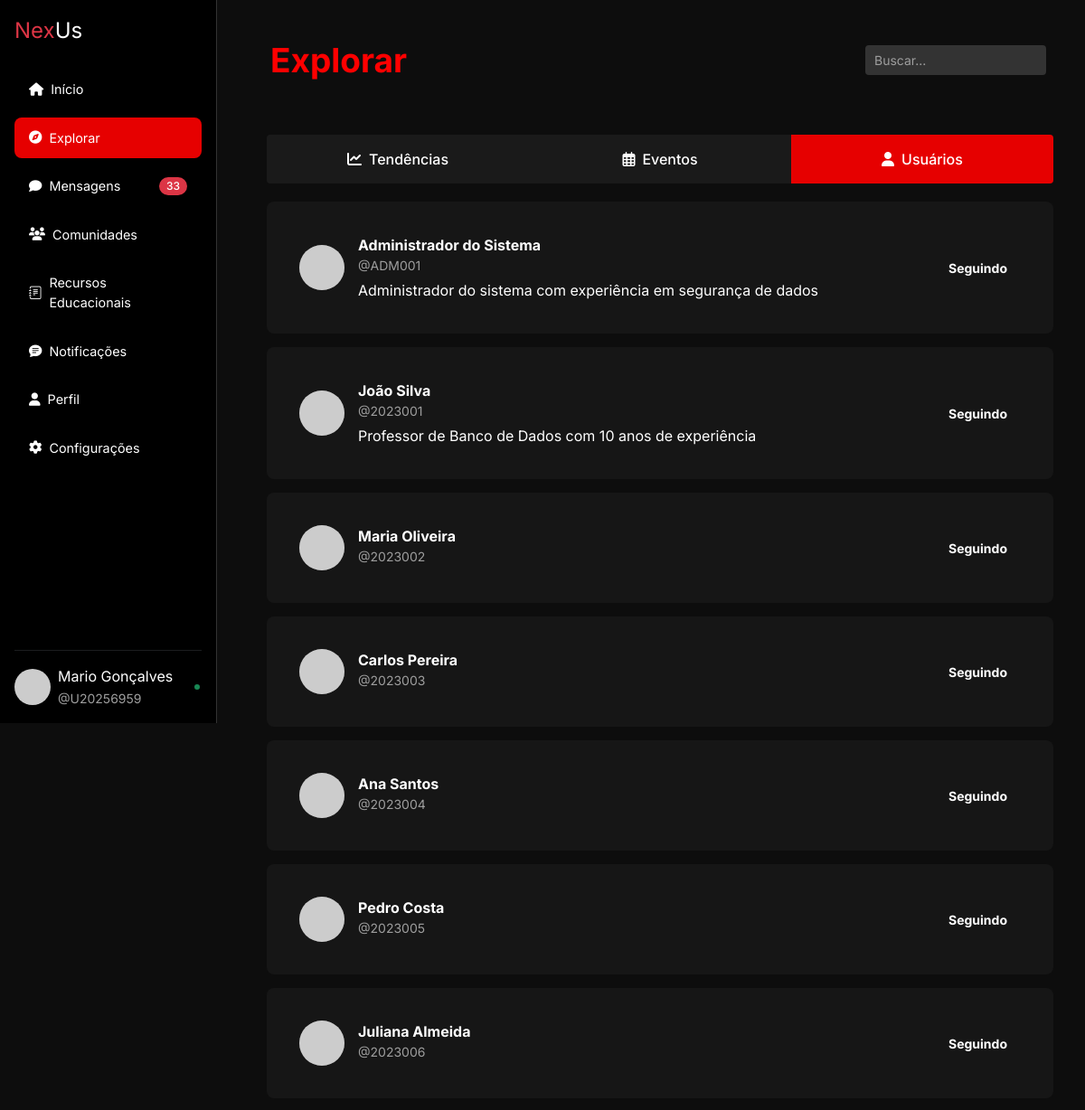
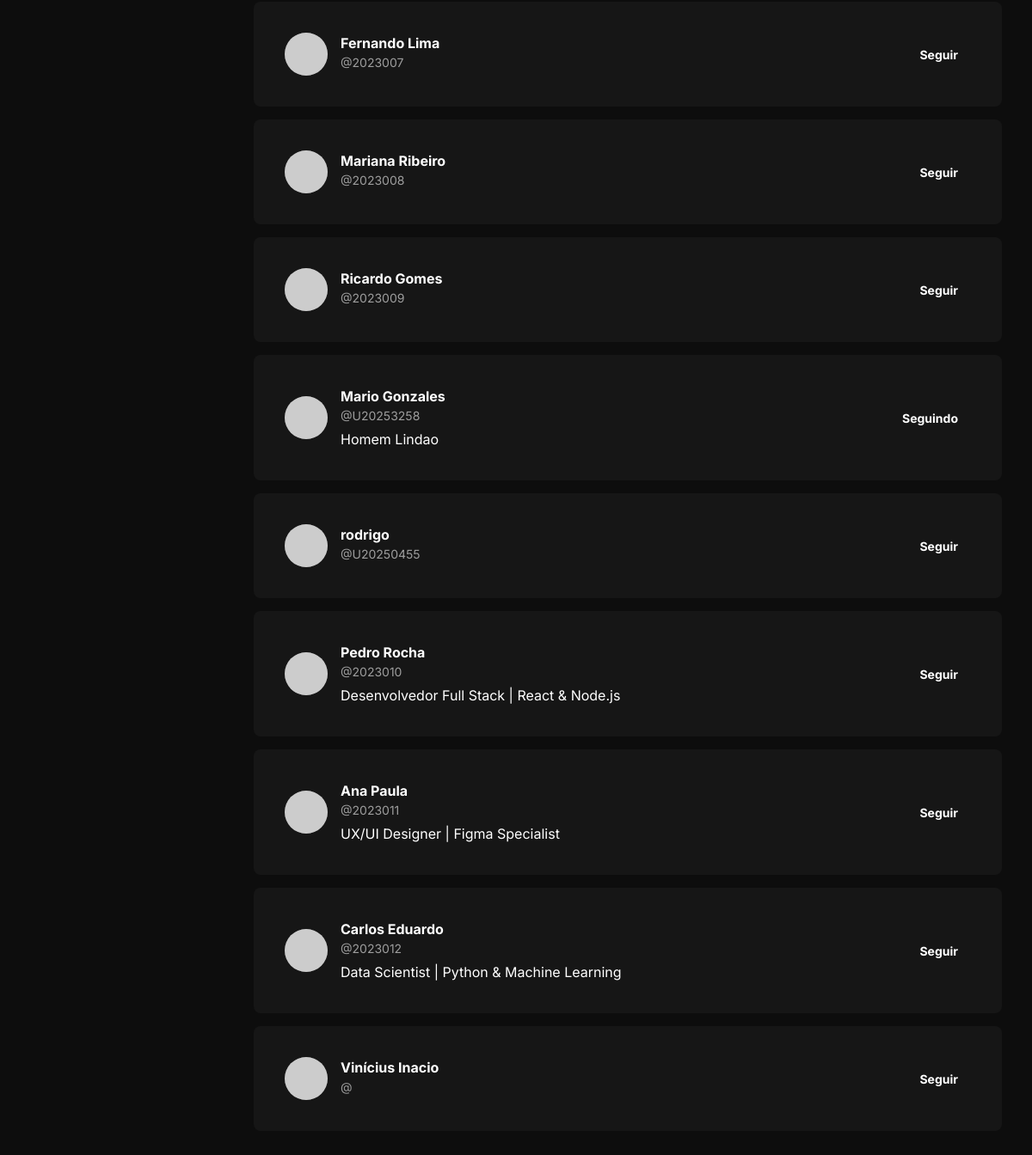
The app's page /explorar.php?tab=usuarios (signed in) with its own data (2 pictures, top to bottom).
### tables this page shows
CREATE TABLE `usuario_config` (
  `id` int(11) NOT NULL,
  `usuario_id` int(10) UNSIGNED NOT NULL,
  `bio` text DEFAULT NULL,
  `telefone` varchar(20) DEFAULT NULL,
  `created_at` timestamp NOT NULL DEFAULT current_timestamp(),
  `updated_at` timestamp NOT NULL DEFAULT current_timestamp() ON UPDATE current_timestamp()
);

CREATE TABLE `usuario` (
  `idusuario` int(10) UNSIGNED NOT NULL,
  `google_id` varchar(255) DEFAULT NULL,
  `matricula` varchar(50) DEFAULT NULL,
  `idade` tinyint(3) UNSIGNED NOT NULL,
  `foto` varchar(255) DEFAULT NULL,
  `email` varchar(100) NOT NULL,
  `nome` varchar(80) NOT NULL,
  `senha` varchar(255) DEFAULT NULL,
  `data_criacao` datetime NOT NULL DEFAULT current_timestamp(),
  `status` enum('ativo','inativo') NOT NULL DEFAULT 'ativo',
  `criado_em` datetime NOT NULL DEFAULT current_timestamp(),
  `atualizado_em` datetime NOT NULL DEFAULT current_timestamp() ON UPDATE current_timestamp(),
  `admin` tinyint(1) NOT NULL DEFAULT 0
);

### functions/explorar_functions.php (called while the page is built, shortened)
<?php
function buscarUsuarios($pdo, $termoBusca = null, $usuarioAtualId, $pagina = 1, $itensPorPagina = 10) {
    $offset = ($pagina - 1) * $itensPorPagina;
    $sql = "SELECT u.idusuario, u.nome, u.matricula, u.email,
            uc.bio
            FROM usuario u
            LEFT JOIN usuario_config uc ON u.idusuario = uc.usuario_id
            WHERE u.idusuario != :usuarioAtualId
            AND u.status = 'ativo'";
    $params = [':usuarioAtualId' => $usuarioAtualId];
    $sql .= " LIMIT :offset, :limit";
    $stmt = $pdo->prepare($sql);
    foreach ($params as $key => $value) {
        $stmt->bindValue($key, $value);
    }
    $stmt->bindValue(':offset', $offset, PDO::PARAM_INT);
    $stmt->bindValue(':limit', $itensPorPagina, PDO::PARAM_INT);
    $stmt->execute();
    return $stmt->fetchAll(PDO::FETCH_ASSOC);
}
function estaSeguindo($pdo, $seguidorId, $seguidoId) {
    $sql = "SELECT COUNT(*)
            FROM usuario_seguidores
            WHERE seguidor_id = :seguidor_id AND seguido_id = :seguido_id";
    $stmt = $pdo->prepare($sql);
    $stmt->bindValue(':seguidor_id', $seguidorId, PDO::PARAM_INT);
    $stmt->bindValue(':seguido_id', $seguidoId, PDO::PARAM_INT);
    $stmt->execute();
    return $stmt->fetchColumn() > 0;
}

### explorar.php (the view, shortened to what this page needs)
<?php
require './functions/explorar_functions.php';
require 'includes/conexao.php';
$usuarioAtualId = isset($_SESSION['usuario_id']) ? $_SESSION['usuario_id'] : 0;
$termoBusca = isset($_GET['search']) ? trim($_GET['search']) : null;
$usuarios = buscarUsuarios($pdo, $termoBusca, $usuarioAtualId, 1, 10000);
$active_tab = isset($_GET['tab']) ? $_GET['tab'] : 'tendencias';
?>
<!DOCTYPE html>
<html lang="pt-BR">
<head>
    <link href="https://cdn.jsdelivr.net/npm/bootstrap@5.3.0-alpha1/dist/css/bootstrap.min.css" rel="stylesheet">
    <link rel="stylesheet" href="https://cdnjs.cloudflare.com/ajax/libs/font-awesome/5.15.4/css/all.min.css">
    <link rel="stylesheet" href="assets/css/style.css">
    <?php include 'includes/header.php'; ?>
</head>
<body>
    <?php include 'includes/sidebar.php' ?>
    <div class="d-flex">
        <div class="content-wrapper">
            <div class="container">
                <header class="header row">
                    <div class="col align-items-center p-3">
                        <h1>Explorar</h1>
                    </div>
                    <div class="search-container col justify-center search-container-explorar">
                        <form method="GET" action="">
                            <input type="text" class="search-bar" name="search" placeholder="Buscar..."
                                aria-label="Buscar" value="<?= htmlspecialchars($termoBusca ?? '') ?>">
                        </form>
                    </div>
                </header>
                <nav class="tabs">
                    <a href="?tab=tendencias" class="tab-link <?= $active_tab === 'tendencias' ? 'active' : '' ?>">
                        <i class="fas fa-chart-line"></i> Tendências
                    </a>
                    <a href="?tab=eventos" class="tab-link <?= $active_tab === 'eventos' ? 'active' : '' ?>">
                        <i class="far fa-calendar-alt"></i> Eventos
                    </a>
                    <a href="?tab=usuarios" class="tab-link <?= $active_tab === 'usuarios' ? 'active' : '' ?>">
                        <i class="fas fa-user"></i> Usuários
                    </a>
                </nav>
                <main class="content">
                    <?php if ($active_tab === 'tendencias'): ?>
                        <div class="tendencias-container">
                            <div class="alert alert-info">
                                As tendências serão implementadas na próxima versão.
                            </div>
                        </div>
                    <?php elseif ($active_tab === 'usuarios'): ?>
                        <div class="usuarios-container">
                            <?php foreach ($usuarios as $usuario): ?>
                                <div class="card">
                                    <div class="card-body">
                                        <div class="user-profile">
                                            <div class="avatar">
                                                <?php
                                                $nome = urlencode($usuario['nome']);
                                                $cor = substr(md5($usuario['nome']), 0, 6);
                                                ?>
                                                <img src="https://ui-avatars.com/api/?name=<?= $nome ?>&background=<?= $cor ?>&color=fff"
                                                    alt="<?= htmlspecialchars($usuario['nome']) ?>"
                                                    class="perfil-avatar-img">
                                            </div>
                                            <div class="user-info">
                                                <div class="user-name">
                                                    <?= htmlspecialchars($usuario['nome']) ?>
                                                </div>
                                                <div class="username">
                                                    @<?= htmlspecialchars($usuario['matricula']) ?>
                                                </div>
                                                <div class="user-bio"><?= htmlspecialchars($usuario['bio'] ?? '') ?></div>
                                            </div>
                                            <?php if ($usuarioAtualId && $usuarioAtualId != $usuario['idusuario']): ?>
                                                <?php if (estaSeguindo($pdo, $usuarioAtualId, $usuario['idusuario'])): ?>
                                                    <button class="btn btn-following">Seguindo</button>
                                                <?php else: ?>
                                                    <form method="POST" action="">
                                                        <button type="submit" class="btn btn-participate">Seguir</button>
                                                    </form>
                                                <?php endif; ?>
                                            <?php elseif ($usuarioAtualId == $usuario['idusuario']): ?>
                                                <button class="btn btn-outline-secondary" disabled>Você</button>
                                            <?php else: ?>
                                                <button class="btn btn-participate" disabled>Faça login</button>
                                            <?php endif; ?>
                                        </div>
                                    </div>
                                </div>
                            <?php endforeach; ?>
                        </div>
                    <?php endif; ?>
                </main>
            </div>
        </div>
    </div>
</body>
</html>

### explorar.php (style rules this page uses)
.content-wrapper { align-self: center; margin-left: 260px; padding: 20px; width: calc(100%); }

### records on screen
usuario_config: usuario.nome "Administrador do Sistema", usuario.matricula "ADM001", bio "Administrador do sistema com experiência em segurança de dados", shows "Seguindo"
usuario_config: usuario.nome "João Silva", usuario.matricula "2023001", bio "Professor de Banco de Dados com 10 anos de experiência", shows "Seguindo"
usuario: nome "Maria Oliveira", matricula "2023002", shows "Seguindo"
usuario: nome "Carlos Pereira", matricula "2023003", shows "Seguindo"
usuario: nome "Ana Santos", matricula "2023004", shows "Seguindo"
usuario: nome "Pedro Costa", matricula "2023005", shows "Seguindo"
usuario: nome "Juliana Almeida", matricula "2023006", shows "Seguindo"
usuario: nome "Fernando Lima", matricula "2023007"
usuario: nome "Mariana Ribeiro", matricula "2023008"
usuario: nome "Ricardo Gomes", matricula "2023009"
usuario_config: usuario.nome "Mario Gonzales", usuario.matricula "U20253258", bio "Homem Lindao", shows "Seguindo"
usuario: nome "rodrigo", matricula "U20250455"
usuario_config: usuario.nome "Pedro Rocha", usuario.matricula "2023010", bio "Desenvolvedor Full Stack | React & Node.js"
usuario_config: usuario.nome "Ana Paula", usuario.matricula "2023011", bio "UX/UI Designer | Figma Specialist"
usuario_config: usuario.nome "Carlos Eduardo", usuario.matricula "2023012", bio "Data Scientist | Python & Machine Learning"
usuario: nome "Vinícius Inacio"

### other values on screen
$totalMensagensNaoLidas "33"
$usuarioNome "Mario Gonçalves"
$usuarioMatricula "U20256959"
